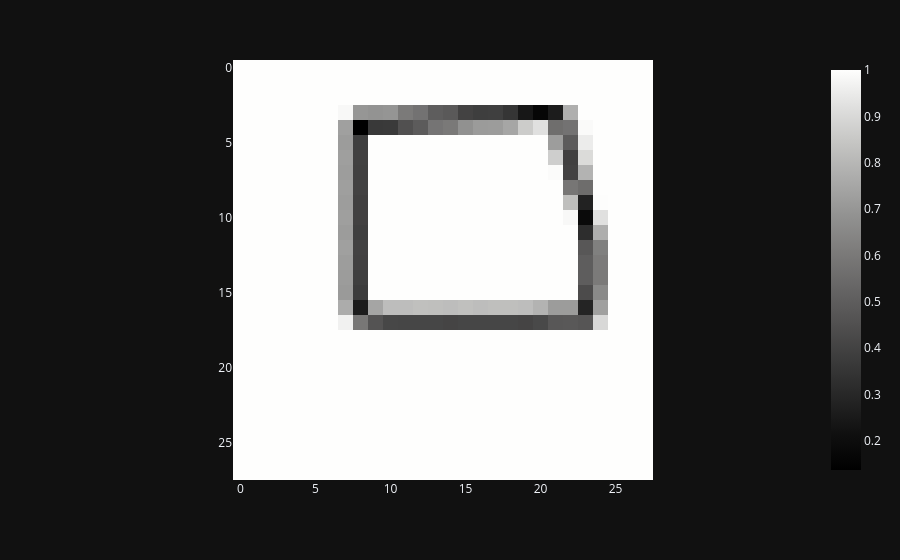

Notebook code cell kept with this figure:
### Code cell
import plotly.express as px

px.imshow(df.iloc[200, 1:].values.reshape(28, 28), color_continuous_scale="gray")

### Figure 1 — Plotly figure (JSON) as saved in the notebook; plotly's stock layout.template omitted (floating-point values rounded to 4 significant figures; data arrays with more than 128 entries replaced by an {"elided": "..."} marker saying what was removed)
{"data": [{"coloraxis": "coloraxis", "name": "0", "z": {"elided": "28x28 float values"}, "type": "heatmap", "xaxis": "x", "yaxis": "y", "hovertemplate": "x: %{x}<br>y: %{y}<br>color: %{z}<extra></extra>"}], "layout": {"xaxis": {"anchor": "y", "domain": [0.0, 1.0], "scaleanchor": "y", "constrain": "domain"}, "yaxis": {"anchor": "x", "domain": [0.0, 1.0], "autorange": "reversed", "constrain": "domain"}, "coloraxis": {"colorscale": [[0.0, "rgb(0, 0, 0)"], [0.09091, "rgb(16, 16, 16)"], [0.1818, "rgb(38, 38, 38)"], [0.2727, "rgb(59, 59, 59)"], [0.3636, "rgb(81, 80, 80)"], [0.4545, "rgb(102, 101, 101)"], [0.5455, "rgb(124, 123, 122)"], [0.6364, "rgb(146, 146, 145)"], [0.7273, "rgb(171, 171, 170)"], [0.8182, "rgb(197, 197, 195)"], [0.9091, "rgb(224, 224, 223)"], [1.0, "rgb(254, 254, 253)"]]}, "margin": {"t": 60}}}
